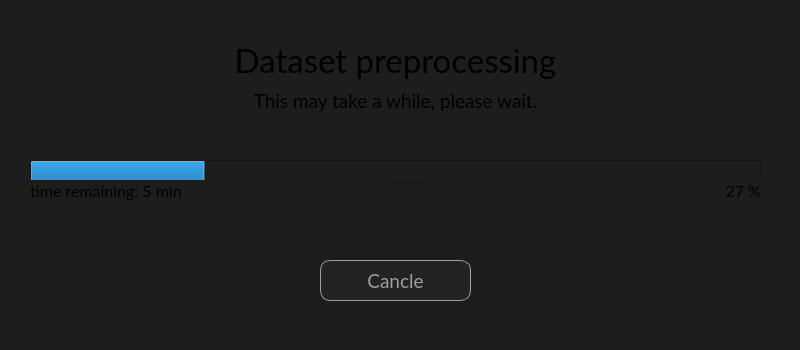
<?xml version="1.0" encoding="UTF-8"?>
<ui version="4.0">
 <class>ProgressDialog</class>
 <widget class="QDialog" name="ProgressDialog">
  <property name="geometry">
   <rect>
    <x>0</x>
    <y>0</y>
    <width>800</width>
    <height>350</height>
   </rect>
  </property>
  <property name="minimumSize">
   <size>
    <width>800</width>
    <height>350</height>
   </size>
  </property>
  <property name="maximumSize">
   <size>
    <width>800</width>
    <height>350</height>
   </size>
  </property>
  <property name="windowTitle">
   <string>Dialog</string>
  </property>
  <property name="styleSheet">
   <string notr="true">background-color: #1d1d1d;</string>
  </property>
  <widget class="QPushButton" name="button_no">
   <property name="geometry">
    <rect>
     <x>320</x>
     <y>260</y>
     <width>151</width>
     <height>41</height>
    </rect>
   </property>
   <property name="font">
    <font>
     <family>Lato</family>
     <pointsize>14</pointsize>
    </font>
   </property>
   <property name="cursor">
    <cursorShape>PointingHandCursor</cursorShape>
   </property>
   <property name="styleSheet">
    <string notr="true">QPushButton {
    border: 1px solid #9e9e9e;
    background-color: #232323; 
    color: #9e9e9e;
    border-radius: 10px;
}

QPushButton:hover {
	background-color: #131313;
}
</string>
   </property>
   <property name="text">
    <string>Cancle</string>
   </property>
  </widget>
  <widget class="QProgressBar" name="progressBar">
   <property name="geometry">
    <rect>
     <x>30</x>
     <y>160</y>
     <width>731</width>
     <height>23</height>
    </rect>
   </property>
   <property name="minimumSize">
    <size>
     <width>0</width>
     <height>0</height>
    </size>
   </property>
   <property name="font">
    <font>
     <family>Lato</family>
    </font>
   </property>
   <property name="value">
    <number>24</number>
   </property>
   <property name="textVisible">
    <bool>false</bool>
   </property>
  </widget>
  <widget class="QLabel" name="label_header">
   <property name="geometry">
    <rect>
     <x>0</x>
     <y>40</y>
     <width>791</width>
     <height>41</height>
    </rect>
   </property>
   <property name="font">
    <font>
     <family>Lato</family>
     <pointsize>25</pointsize>
    </font>
   </property>
   <property name="text">
    <string>Dataset preprocessing</string>
   </property>
   <property name="alignment">
    <set>Qt::AlignmentFlag::AlignCenter</set>
   </property>
  </widget>
  <widget class="QLabel" name="label_subheader">
   <property name="geometry">
    <rect>
     <x>0</x>
     <y>90</y>
     <width>791</width>
     <height>21</height>
    </rect>
   </property>
   <property name="font">
    <font>
     <family>Lato</family>
     <pointsize>14</pointsize>
     <fontweight>Light</fontweight>
    </font>
   </property>
   <property name="text">
    <string>This may take a while, please wait.</string>
   </property>
   <property name="alignment">
    <set>Qt::AlignmentFlag::AlignCenter</set>
   </property>
  </widget>
  <widget class="QLabel" name="label_percent">
   <property name="geometry">
    <rect>
     <x>430</x>
     <y>180</y>
     <width>331</width>
     <height>21</height>
    </rect>
   </property>
   <property name="font">
    <font>
     <family>Lato</family>
     <pointsize>12</pointsize>
     <bold>false</bold>
    </font>
   </property>
   <property name="text">
    <string>27 %</string>
   </property>
   <property name="alignment">
    <set>Qt::AlignmentFlag::AlignRight|Qt::AlignmentFlag::AlignTrailing|Qt::AlignmentFlag::AlignVCenter</set>
   </property>
  </widget>
  <widget class="QLabel" name="label_time_remaining">
   <property name="geometry">
    <rect>
     <x>30</x>
     <y>180</y>
     <width>361</width>
     <height>21</height>
    </rect>
   </property>
   <property name="font">
    <font>
     <family>Lato</family>
     <pointsize>12</pointsize>
     <stylestrategy>PreferDefault</stylestrategy>
     <fontweight>Light</fontweight>
    </font>
   </property>
   <property name="text">
    <string>time remaining: 5 min</string>
   </property>
   <property name="alignment">
    <set>Qt::AlignmentFlag::AlignLeading|Qt::AlignmentFlag::AlignLeft|Qt::AlignmentFlag::AlignVCenter</set>
   </property>
  </widget>
 </widget>
 <resources/>
 <connections/>
</ui>
